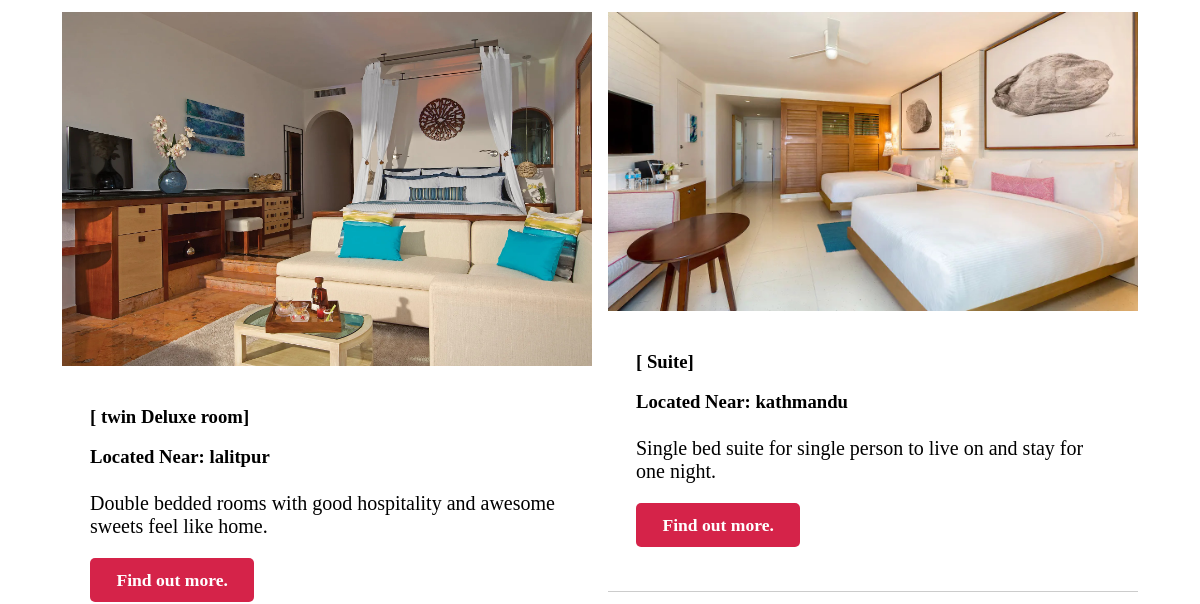
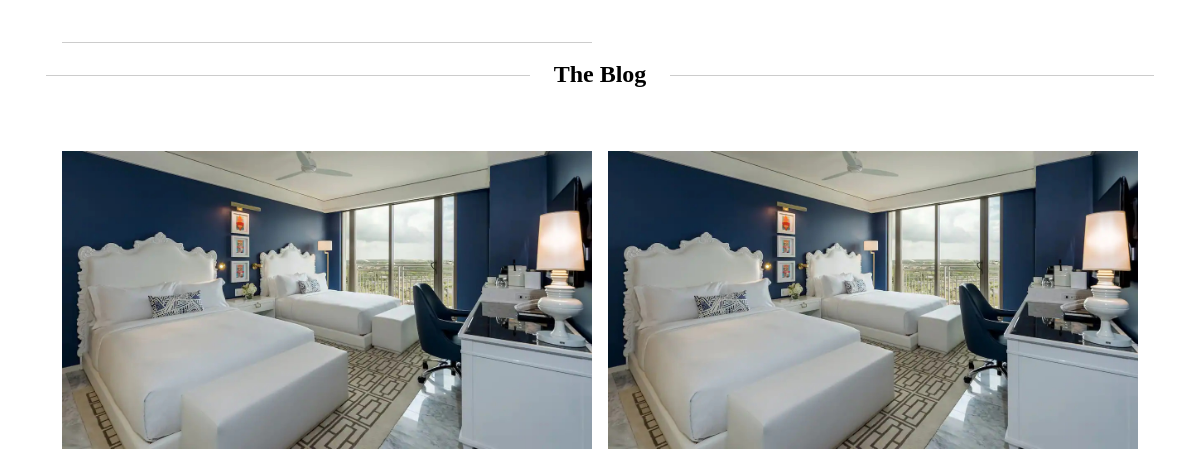
Before: /rooms.php?msg=1 (middle part) with the older database file (2 pictures, top to bottom).
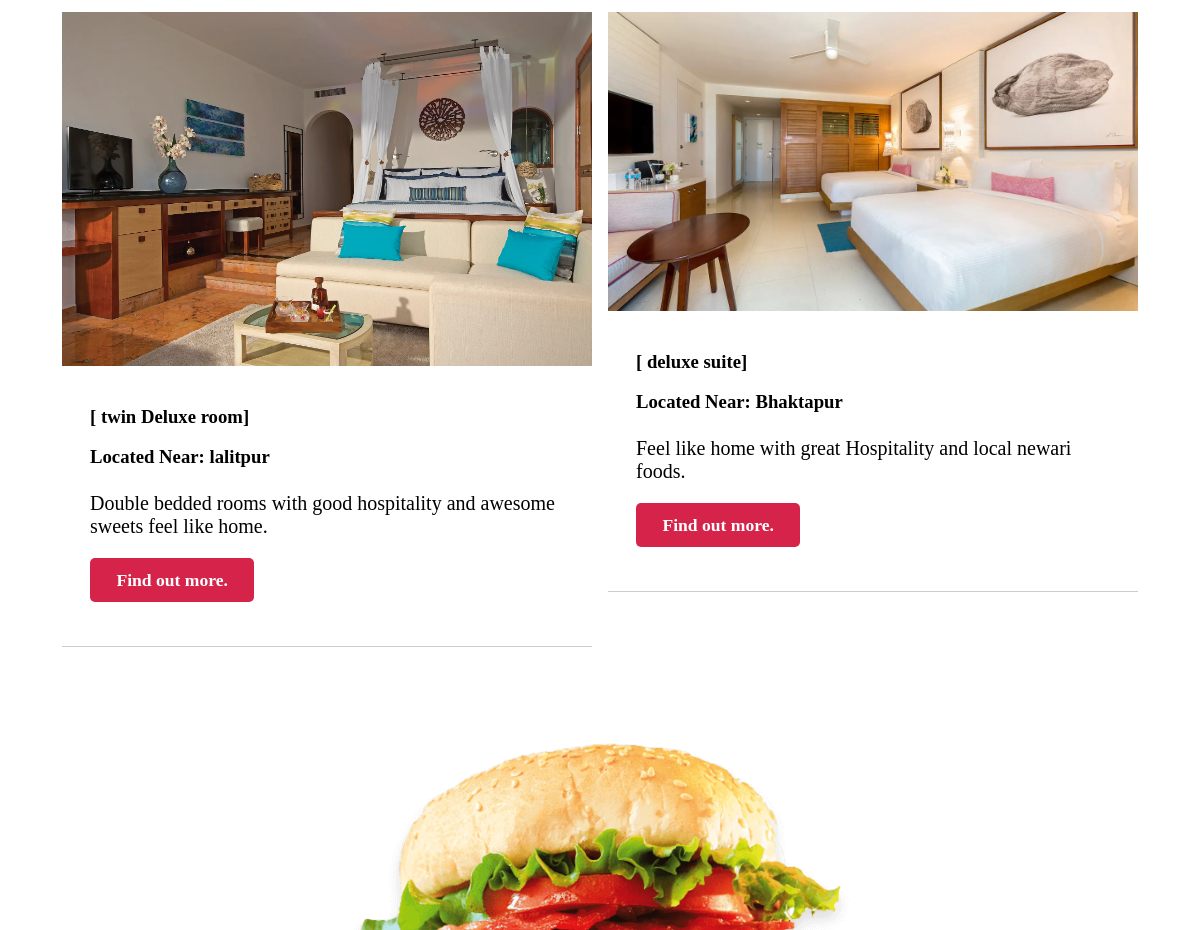
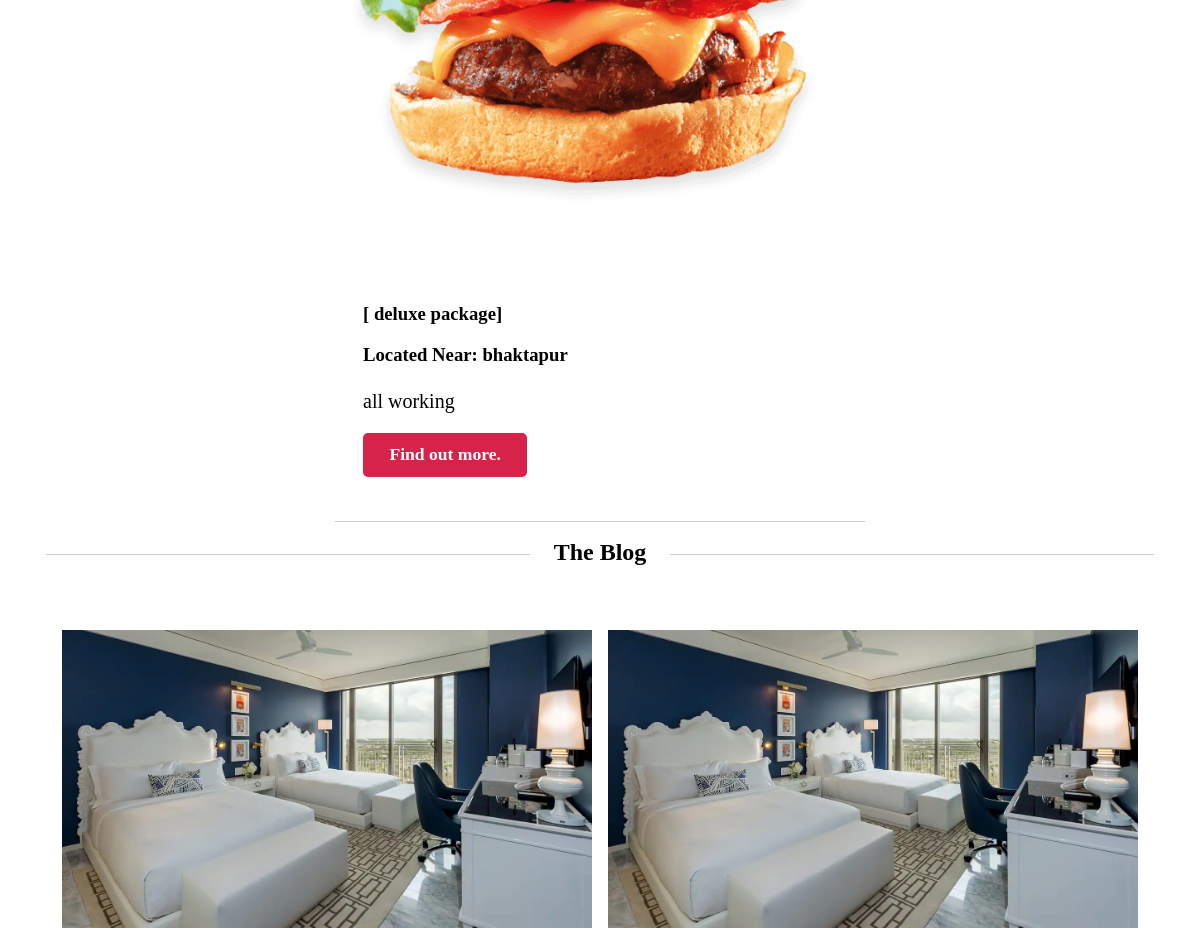
After: the same page with the newer database file (2 pictures, top to bottom).
### tables this page shows
CREATE TABLE `rooms` (
  `room_id` int(11) NOT NULL,
  `room_no` varchar(255) NOT NULL,
  `type` varchar(255) NOT NULL,
  `price` decimal(10,0) NOT NULL,
  `details` varchar(255) NOT NULL,
  `image` varchar(255) NOT NULL,
  `location` varchar(255) NOT NULL
);

### rooms.php (the view, shortened to what this page needs)
<?php require_once 'include/databaseconn.php';?>
<!DOCTYPE html>
<html lang="en">
<head>
    <link rel="stylesheet" href="https://cdn.jsdelivr.net/npm/bootstrap-icons@1.8.1/font/bootstrap-icons.css">
    <link rel="stylesheet" href="https://pro.fontawesome.com/releases/v5.10.0/css/all.css" />
    <link rel="stylesheet" href="rooms.css">
</head>
<body>
    <div class="page-wrapper">
       <section id="main">
           <div class="container">
               <div class="row">
                 <div class="col-2">
                     <section>
                         <div class="row">
                         <?php
	                        $sql=mysqli_query($connection,"select * from rooms");
	                        while($row=mysqli_fetch_assoc($sql))
	                     {?>
                             <div class="col-1">
                                 <section class="box">
                                     <a href="#" class="image featured"><img src="photos/<?php echo $row['image']; ?>" alt="ROOMS1"></a>
                                     <header>
                                         <h3>[ <?php echo $row['type']; ?>]</h3>
                                         <h3>Located Near: <?php echo $row['location']; ?></h3>
                                     </header>
                                     <p><?php echo $row['details']; ?></p>
                                     <footer>
                                         <ul class="actions">
                                             <li><a href="room_details.php?room_id=<?php echo $row['room_id']; ?>" class="button">Find out more.</a></li>
                                         </ul>
                                     </footer>
                                 </section>
                             </div>
                             <?php }?>
                        </div>
                     </section>
                 </div>
                 <div class="col-2">
                     <section>
                         <header class="major">
                             <h2>The Blog</h2>
                         </header>
                         <div class="row">
                             <div class="col-3">
                                 <section class="box">
                                     <a href="#" class="image featured left"><img src="photos/room5.jpg" alt="room"></a>
                                     <header>
                                         <h3>kathmandu Durbar Square</h3>
                                     </header>
                                 </section>
                             </div>
                             <div class="col-3">
                                <section class="box">
                                    <a href="#" class="image featured left"><img src="photos/room5.jpg" alt="room"></a>
                                    <header>
                                        <h3>kathmandu Durbar Square</h3>
                                    </header>
                                </section>
                            </div>
                         </div>
                     </section>
                 </div>
               </div>
           </div>
       </section>
    </div>
     <?php include_once('include/footer.php');?>
</body>
</html>

### include/footer.php (shortened to what this page needs)
<!DOCTYPE html>
<html>
<head>
    <link rel="stylesheet" href="https://cdn.jsdelivr.net/npm/bootstrap-icons@1.8.1/font/bootstrap-icons.css">
    <link rel="stylesheet" href="https://pro.fontawesome.com/releases/v5.10.0/css/all.css" />
</head>
<body>
</body>
</html>

### rooms.css (style rules this page uses)
* { box-sizing: border-box; }
.col-1 { width: 50%; margin: 0 auto; }
.col-1 > section p { font-size: 20px; }
.col-3 { width: 50%; }
.row, .row > .col-1, .row > .col-3 { padding: 8px; }
.container { margin: 0 auto; max-width: 100%; width: 70em; }
@media screen and (max-width: 1680px) { .container { width: 70em; } }
@media screen and (max-width: 1280px) { .container { width: calc(100% - 60px); } }
.row { display: flex; flex-wrap: wrap; box-sizing: border-box; align-items: stretch; }
.row > * { box-sizing: border-box; }
section, article { margin-bottom: 2.5em; }
section > :last-child, section:last-child, article > :last-child, article:last-child { margin-bottom: 0; }
header { margin: 0 0 1.5em 0; }
header.major { position: relative; text-align: center; border-top: solid 1px #ccc; top: 1em; margin: 0 0 3em 0; }
header.major h2 { background: #fff; position: relative; top: -0.65em; display: inline; margin: 0; padding: 0 1em 0 1em; }
.box { background: #ffffff; border-bottom: solid 1px #ccc; padding: 2.75em 1.75em 2.75em 1.75em; }
.box .image.featured { position: relative; width: auto; left: 1.75em; top: 1.75em; margin: -4.5em 0 4.25em -3.5em; }
.box footer ul.actions { margin-bottom: 0; }
button, .button { -webkit-appearance: none; display: inline-block; text-decoration: none; cursor: pointer; border: 0; border-radius: 5px; background: #d52349; color: #fff !important; font-weight: 700; outline: 0; font-size: 1.1em; padding: 0.65em 1.5em 0.65em 1.5em; text-align: center; transition: background-color .25s ease-in-out; }
.image { display: inline-block; outline: 0; }
.image img { display: block; width: 100% }
.image.featured { display: block; width: 100%; margin: 0 0 2em 0; }
.image.left { float: left; margin: 0 2em 2em 0; }
ul { list-style: disc; padding-left: 1em; }
ul li { padding-left: 0.5em; }
li { padding-left: 0.25em; }
ul.actions { list-style: none; padding-left: 0; }
ul.actions li { display: inline-block; margin-left: 1em; padding-left: 0; }
ul.actions li:first-child { margin-left: 0; }

### include/footer.php (style rules this page uses)
footer { bottom: 0; }

Changed rows visible on the page:
changed rooms: type "Suite" → "deluxe suite"; location "kathmandu" → "Bhaktapur"; details "Single bed suite for single person to live on and stay for one night." → "Feel like home with great Hospitality and local newari foods."
added rooms: image (picture), type "deluxe package", location "bhaktapur", details "all working"
